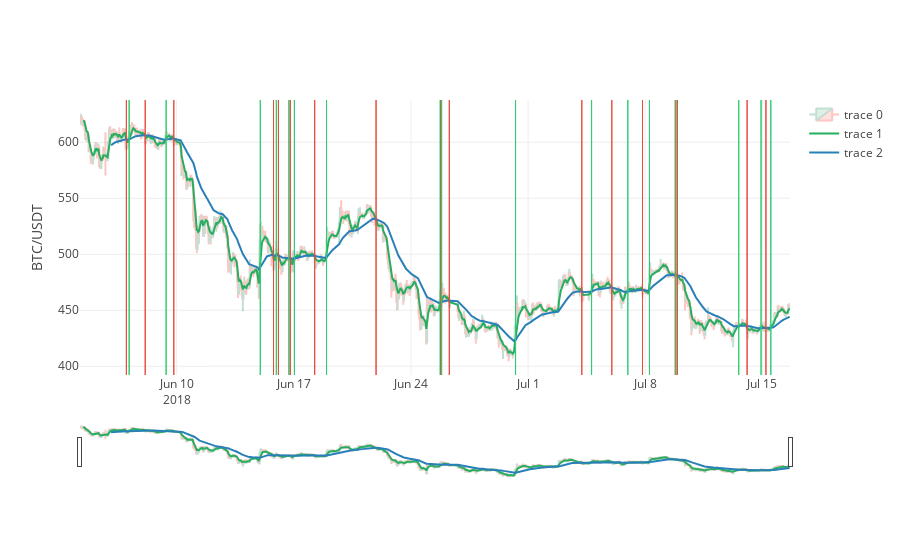

Notebook source saved alongside this figure:
### Code cell
trace = go.Candlestick(
            x=ohlcv_df.time, 
            open=ohlcv_df.open, 
            high=ohlcv_df.high, 
            low=ohlcv_df.low, 
            close=ohlcv_df.close,
            opacity = 0.3
        )

short_EMA_line = go.Scatter(x=ohlcv_df.time, y=ohlcv_df.shortEMA, line = dict(color='#27ae60'))
long_EMA_line = go.Scatter(x=ohlcv_df.time, y=ohlcv_df.longEMA, line = dict(color='#2980b9'))

layout = { 'yaxis': {'title': 'BTC/USDT'}, 'shapes': all_action }

data = [trace, short_EMA_line, long_EMA_line]

fig = go.Figure(data=data,layout=layout)
py.iplot(fig, filename='simple_candlestick')

### Figure 1 — Plotly figure (JSON) as saved in the notebook; plotly's stock layout.template omitted (floating-point values rounded to 4 significant figures; data arrays with more than 128 entries replaced by an {"elided": "..."} marker saying what was removed)
{"data": [{"close": {"elided": "1000 float values"}, "high": {"elided": "1000 float values"}, "low": {"elided": "1000 float values"}, "opacity": 0.3, "open": {"elided": "1000 float values"}, "type": "candlestick", "uid": "3ac231d0-88d4-11e8-b268-4a0000b78430", "x": {"elided": "1000 str values"}}, {"line": {"color": "#27ae60"}, "type": "scatter", "uid": "3ac23752-88d4-11e8-b62b-4a0000b78430", "x": {"elided": "1000 str values"}, "y": {"elided": "1000 float values"}}, {"line": {"color": "#2980b9"}, "type": "scatter", "uid": "3ac23a40-88d4-11e8-8b0c-4a0000b78430", "x": {"elided": "1000 str values"}, "y": {"elided": "1000 float values"}}], "layout": {"shapes": [{"line": {"color": "#e74c3c", "width": 1}, "x0": "2018-06-07 00:00:00", "x1": "2018-06-07 00:00:00", "xref": "x", "y0": 0, "y1": 1, "yref": "paper"}, {"line": {"color": "#2ecc71", "width": 1}, "x0": "2018-06-07 04:00:00", "x1": "2018-06-07 04:00:00", "xref": "x", "y0": 0, "y1": 1, "yref": "paper"}, {"line": {"color": "#e74c3c", "width": 1}, "x0": "2018-06-08 03:00:00", "x1": "2018-06-08 03:00:00", "xref": "x", "y0": 0, "y1": 1, "yref": "paper"}, {"line": {"color": "#2ecc71", "width": 1}, "x0": "2018-06-09 09:00:00", "x1": "2018-06-09 09:00:00", "xref": "x", "y0": 0, "y1": 1, "yref": "paper"}, {"line": {"color": "#e74c3c", "width": 1}, "x0": "2018-06-09 20:00:00", "x1": "2018-06-09 20:00:00", "xref": "x", "y0": 0, "y1": 1, "yref": "paper"}, {"line": {"color": "#2ecc71", "width": 1}, "x0": "2018-06-15 00:00:00", "x1": "2018-06-15 00:00:00", "xref": "x", "y0": 0, "y1": 1, "yref": "paper"}, {"line": {"color": "#e74c3c", "width": 1}, "x0": "2018-06-15 19:00:00", "x1": "2018-06-15 19:00:00", "xref": "x", "y0": 0, "y1": 1, "yref": "paper"}, {"line": {"color": "#2ecc71", "width": 1}, "x0": "2018-06-15 23:00:00", "x1": "2018-06-15 23:00:00", "xref": "x", "y0": 0, "y1": 1, "yref": "paper"}, {"line": {"color": "#e74c3c", "width": 1}, "x0": "2018-06-16 02:00:00", "x1": "2018-06-16 02:00:00", "xref": "x", "y0": 0, "y1": 1, "yref": "paper"}, {"line": {"color": "#2ecc71", "width": 1}, "x0": "2018-06-16 17:00:00", "x1": "2018-06-16 17:00:00", "xref": "x", "y0": 0, "y1": 1, "yref": "paper"}, {"line": {"color": "#e74c3c", "width": 1}, "x0": "2018-06-16 19:00:00", "x1": "2018-06-16 19:00:00", "xref": "x", "y0": 0, "y1": 1, "yref": "paper"}, {"line": {"color": "#2ecc71", "width": 1}, "x0": "2018-06-17 01:00:00", "x1": "2018-06-17 01:00:00", "xref": "x", "y0": 0, "y1": 1, "yref": "paper"}, {"line": {"color": "#e74c3c", "width": 1}, "x0": "2018-06-18 06:00:00", "x1": "2018-06-18 06:00:00", "xref": "x", "y0": 0, "y1": 1, "yref": "paper"}, {"line": {"color": "#2ecc71", "width": 1}, "x0": "2018-06-18 23:00:00", "x1": "2018-06-18 23:00:00", "xref": "x", "y0": 0, "y1": 1, "yref": "paper"}, {"line": {"color": "#e74c3c", "width": 1}, "x0": "2018-06-21 22:00:00", "x1": "2018-06-21 22:00:00", "xref": "x", "y0": 0, "y1": 1, "yref": "paper"}, {"line": {"color": "#2ecc71", "width": 1}, "x0": "2018-06-25 18:00:00", "x1": "2018-06-25 18:00:00", "xref": "x", "y0": 0, "y1": 1, "yref": "paper"}, {"line": {"color": "#e74c3c", "width": 1}, "x0": "2018-06-25 19:00:00", "x1": "2018-06-25 19:00:00", "xref": "x", "y0": 0, "y1": 1, "yref": "paper"}, {"line": {"color": "#2ecc71", "width": 1}, "x0": "2018-06-25 20:00:00", "x1": "2018-06-25 20:00:00", "xref": "x", "y0": 0, "y1": 1, "yref": "paper"}, {"line": {"color": "#e74c3c", "width": 1}, "x0": "2018-06-26 07:00:00", "x1": "2018-06-26 07:00:00", "xref": "x", "y0": 0, "y1": 1, "yref": "paper"}, {"line": {"color": "#2ecc71", "width": 1}, "x0": "2018-06-30 06:00:00", "x1": "2018-06-30 06:00:00", "xref": "x", "y0": 0, "y1": 1, "yref": "paper"}, {"line": {"color": "#e74c3c", "width": 1}, "x0": "2018-07-04 05:00:00", "x1": "2018-07-04 05:00:00", "xref": "x", "y0": 0, "y1": 1, "yref": "paper"}, {"line": {"color": "#2ecc71", "width": 1}, "x0": "2018-07-04 19:00:00", "x1": "2018-07-04 19:00:00", "xref": "x", "y0": 0, "y1": 1, "yref": "paper"}, {"line": {"color": "#e74c3c", "width": 1}, "x0": "2018-07-06 00:00:00", "x1": "2018-07-06 00:00:00", "xref": "x", "y0": 0, "y1": 1, "yref": "paper"}, {"line": {"color": "#2ecc71", "width": 1}, "x0": "2018-07-06 23:00:00", "x1": "2018-07-06 23:00:00", "xref": "x", "y0": 0, "y1": 1, "yref": "paper"}, {"line": {"color": "#e74c3c", "width": 1}, "x0": "2018-07-07 20:00:00", "x1": "2018-07-07 20:00:00", "xref": "x", "y0": 0, "y1": 1, "yref": "paper"}, {"line": {"color": "#2ecc71", "width": 1}, "x0": "2018-07-08 06:00:00", "x1": "2018-07-08 06:00:00", "xref": "x", "y0": 0, "y1": 1, "yref": "paper"}, {"line": {"color": "#e74c3c", "width": 1}, "x0": "2018-07-09 19:00:00", "x1": "2018-07-09 19:00:00", "xref": "x", "y0": 0, "y1": 1, "yref": "paper"}, {"line": {"color": "#2ecc71", "width": 1}, "x0": "2018-07-09 20:00:00", "x1": "2018-07-09 20:00:00", "xref": "x", "y0": 0, "y1": 1, "yref": "paper"}, {"line": {"color": "#e74c3c", "width": 1}, "x0": "2018-07-09 22:00:00", "x1": "2018-07-09 22:00:00", "xref": "x", "y0": 0, "y1": 1, "yref": "paper"}, {"line": {"color": "#2ecc71", "width": 1}, "x0": "2018-07-13 14:00:00", "x1": "2018-07-13 14:00:00", "xref": "x", "y0": 0, "y1": 1, "yref": "paper"}, {"line": {"color": "#e74c3c", "width": 1}, "x0": "2018-07-14 02:00:00", "x1": "2018-07-14 02:00:00", "xref": "x", "y0": 0, "y1": 1, "yref": "paper"}, {"line": {"color": "#2ecc71", "width": 1}, "x0": "2018-07-14 22:00:00", "x1": "2018-07-14 22:00:00", "xref": "x", "y0": 0, "y1": 1, "yref": "paper"}, {"line": {"color": "#e74c3c", "width": 1}, "x0": "2018-07-15 05:00:00", "x1": "2018-07-15 05:00:00", "xref": "x", "y0": 0, "y1": 1, "yref": "paper"}, {"line": {"color": "#2ecc71", "width": 1}, "x0": "2018-07-15 12:00:00", "x1": "2018-07-15 12:00:00", "xref": "x", "y0": 0, "y1": 1, "yref": "paper"}], "yaxis": {"title": "BTC/USDT"}}}
